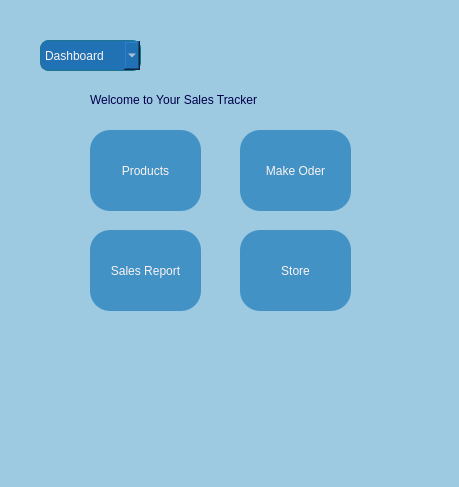
<?xml version="1.0" encoding="UTF-8"?>
<ui version="4.0">
 <class>MainWindow</class>
 <widget class="QMainWindow" name="MainWindow">
  <property name="geometry">
   <rect>
    <x>0</x>
    <y>0</y>
    <width>459</width>
    <height>487</height>
   </rect>
  </property>
  <property name="windowTitle">
   <string>MainWindow</string>
  </property>
  <property name="styleSheet">
   <string notr="true">background-color:rgb(158, 202, 225);
</string>
  </property>
  <widget class="QWidget" name="centralwidget">
   <widget class="QPushButton" name="productBtn">
    <property name="geometry">
     <rect>
      <x>90</x>
      <y>130</y>
      <width>111</width>
      <height>81</height>
     </rect>
    </property>
    <property name="styleSheet">
     <string notr="true">background-color:rgb(66, 146, 198);
border-radius:20px;
color:rgb(251, 243, 242);
font: 75 10pt &quot;Eras Bold ITC&quot;;</string>
    </property>
    <property name="text">
     <string>Products</string>
    </property>
   </widget>
   <widget class="QPushButton" name="salesreportBtn">
    <property name="geometry">
     <rect>
      <x>90</x>
      <y>230</y>
      <width>111</width>
      <height>81</height>
     </rect>
    </property>
    <property name="styleSheet">
     <string notr="true">background-color:rgb(66, 146, 198);
border-radius:20px;
color:rgb(251, 243, 242);
font: 75 10pt &quot;Eras Bold ITC&quot;;</string>
    </property>
    <property name="text">
     <string>Sales Report</string>
    </property>
   </widget>
   <widget class="QPushButton" name="makeorderBtn">
    <property name="geometry">
     <rect>
      <x>240</x>
      <y>130</y>
      <width>111</width>
      <height>81</height>
     </rect>
    </property>
    <property name="styleSheet">
     <string notr="true">background-color:rgb(66, 146, 198);
border-radius:20px;
color:rgb(251, 243, 242);
font: 75 10pt &quot;Eras Bold ITC&quot;;</string>
    </property>
    <property name="text">
     <string>Make Oder</string>
    </property>
   </widget>
   <widget class="QPushButton" name="storeBtn">
    <property name="geometry">
     <rect>
      <x>240</x>
      <y>230</y>
      <width>111</width>
      <height>81</height>
     </rect>
    </property>
    <property name="styleSheet">
     <string notr="true">background-color:rgb(66, 146, 198);
border-radius:20px;
color:rgb(251, 243, 242);
font: 75 10pt &quot;Eras Bold ITC&quot;;</string>
    </property>
    <property name="text">
     <string>Store</string>
    </property>
   </widget>
   <widget class="QLabel" name="label">
    <property name="geometry">
     <rect>
      <x>90</x>
      <y>90</y>
      <width>261</width>
      <height>20</height>
     </rect>
    </property>
    <property name="styleSheet">
     <string notr="true">color:rgb(0, 0, 75);
font: 75 12pt &quot;Eras Bold ITC&quot;;</string>
    </property>
    <property name="text">
     <string>Welcome to Your Sales Tracker</string>
    </property>
   </widget>
   <widget class="QComboBox" name="choices">
    <property name="geometry">
     <rect>
      <x>40</x>
      <y>40</y>
      <width>101</width>
      <height>31</height>
     </rect>
    </property>
    <property name="styleSheet">
     <string notr="true">background-color: rgb(33, 113, 181);
color:rgb(251, 243, 242);
font: 75 10pt &quot;Eras Bold ITC&quot;;
border: 0.5px solid #1C768F;
border-radius: 8px;</string>
    </property>
    <item>
     <property name="text">
      <string>Dashboard</string>
     </property>
    </item>
    <item>
     <property name="text">
      <string>Account</string>
     </property>
    </item>
    <item>
     <property name="text">
      <string/>
     </property>
    </item>
   </widget>
  </widget>
  <widget class="QStatusBar" name="statusbar"/>
 </widget>
 <resources/>
 <connections/>
</ui>
